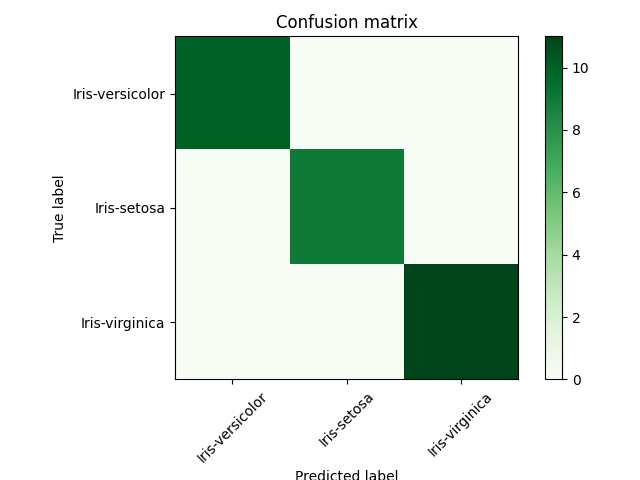

This chart was generated by the following Python code:
import numpy as np
import pandas as pd
import matplotlib.pyplot as plt
from sklearn.model_selection import train_test_split, cross_val_score
from sklearn.neighbors import KNeighborsClassifier
from sklearn.metrics import confusion_matrix, classification_report

# Load the dataset
url = "https://archive.ics.uci.edu/ml/machine-learning-databases/iris/iris.data"
names = ['sepal-length', 'sepal-width', 'petal-length', 'petal-width', 'class']
dataset = pd.read_csv(url, names=names)

# Split the dataset into features (X) and target (y) variables
X = dataset.iloc[:, :-1].values
y = dataset.iloc[:, -1].values

# Split the dataset into training and testing sets
X_train, X_test, y_train, y_test = train_test_split(X, y, test_size=0.2, random_state=42)

# Create a KNN classifier with K=5
knn = KNeighborsClassifier(n_neighbors=5)

# Use k-fold cross-validation to evaluate the model's performance
scores = cross_val_score(knn, X_train, y_train, cv=10)
print("Cross-validation scores:", scores)
print("Mean score:", np.mean(scores))

# Train the model on the entire training set
knn.fit(X_train, y_train)

# Make predictions on the testing set
y_pred = knn.predict(X_test)

# Generate a confusion matrix
cm = confusion_matrix(y_test, y_pred)
print("Confusion matrix:")
print(cm)

# Generate a classification report
cr = classification_report(y_test, y_pred)
print("Classification report:")
print(cr)

# Visualize the confusion matrix
plt.imshow(cm, interpolation='nearest', cmap=plt.cm.Greens)
plt.title('Confusion matrix')
plt.colorbar()
tick_marks = np.arange(len(set(y)))
plt.xticks(tick_marks, set(y), rotation=45)
plt.yticks(tick_marks, set(y))
plt.tight_layout()
plt.ylabel('True label')
plt.xlabel('Predicted label')
plt.savefig("knn.png")
plt.show()
